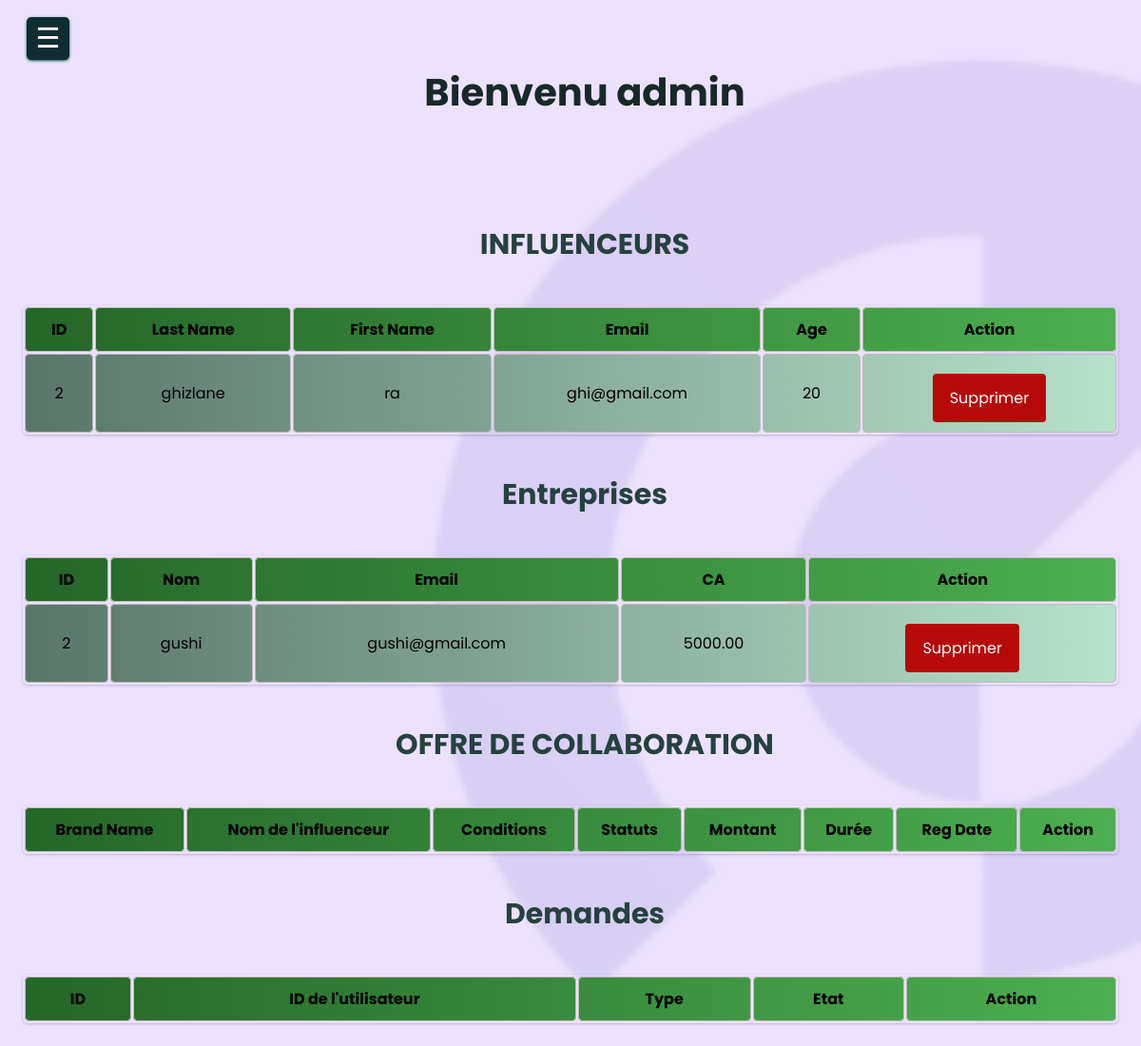
/dashboardadmin.php (signed in), run on an earlier commit of the app's database.
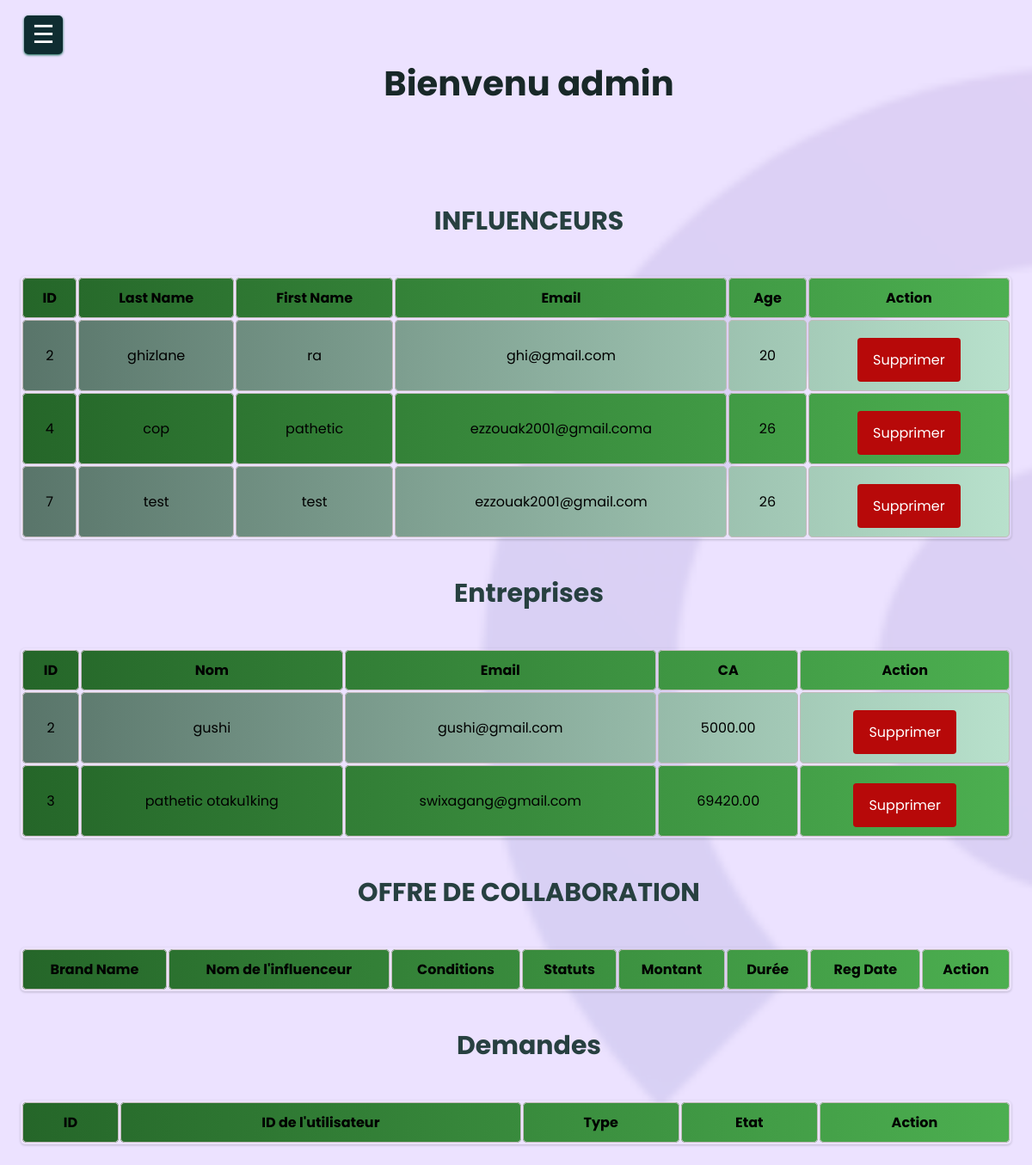
And on a later commit of the database.
### tables this page shows
CREATE TABLE `influencer` (
  `id` int(11) NOT NULL,
  `nom` varchar(50) NOT NULL,
  `prenom` varchar(50) NOT NULL,
  `age` int(11) DEFAULT NULL,
  `telephone` varchar(20) DEFAULT NULL,
  `email` varchar(100) NOT NULL,
  `insta` varchar(50) DEFAULT NULL,
  `fcbk` varchar(50) DEFAULT NULL,
  `youtube` varchar(50) DEFAULT NULL,
  `domaine` varchar(50) DEFAULT NULL,
  `abonne` text DEFAULT NULL,
  `password` varchar(100) NOT NULL,
  `pfp` varchar(255) DEFAULT NULL
);

CREATE TABLE `entreprise` (
  `id` int(11) NOT NULL,
  `nom` varchar(255) NOT NULL,
  `telephone` varchar(20) DEFAULT NULL,
  `email` varchar(255) NOT NULL,
  `logo` varchar(255) DEFAULT NULL,
  `site` varchar(255) DEFAULT NULL,
  `ca` decimal(20,2) DEFAULT NULL,
  `domaine` varchar(255) DEFAULT NULL,
  `password` varchar(255) NOT NULL
);

### dashboardadmin.php (the view, shortened to what this page needs)
<?php
include 'database.php';
if (isset($_SESSION['username'])) {
    $name=$_SESSION['username'];
} else {
    header('Location: admin.php');
}
?>
<!DOCTYPE html>
<html lang="en">
<head>
  <link rel="stylesheet" href="./css/admindash.css">
    <link rel="stylesheet" href="https://cdnjs.cloudflare.com/ajax/libs/font-awesome/4.7.0/css/font-awesome.min.css">
</head>
<body>
<label for="check">
    <div id="btn">&#9776;</div>
</label>
    <div class="main">
    <h1>
        Bienvenu <?php echo $name; ?>
    </h1><br>
    <h2>INFLUENCEURS</h2>
<?php
$sql = "SELECT * FROM influencer";
$result = mysqli_query($conn, $sql);
echo "<div class='container'>";
echo "<table>";
echo "<tr><th>ID</th><th>Last Name</th><th>First Name</th><th>Email</th><th>Age</th><th>Action</th></tr>";
foreach ($result as $row) {
    echo "<tr>";
    echo "<td>" . $row['id'] . "</td>";
    echo "<td>".$row['nom']."</td>";
    echo "<td>".$row['prenom']."</td>";
    echo "<td>".$row['email']."</td>";
    echo "<td>".$row['age']."</td>";
    echo "<td>";
    echo "<form method='post'>";
    echo "<input type='submit' class='delete-btn' name='delete_influencer' value='Supprimer'>";
    echo "</form>";
    echo "</td>";
    echo "</tr>";
}
echo "</table>";
echo "</div>";
echo "<h2>Entreprises</h2>";
$sql = "SELECT * FROM entreprise";
$result = mysqli_query($conn, $sql);
echo "<div class='container'>";
echo "<table>";
echo "<tr><th>ID</th><th>Nom</th><th>Email</th><th>CA</th><th>Action</th></tr>";
foreach ($result as $row) {
    echo "<tr>";
    echo "<td>" . $row['id'] . "</td>";
    echo "<td>".$row['nom']."</td>";
    echo "<td>".$row['email']."</td>";
    echo "<td>".$row['ca']."</td>";
    echo "<td>";
    echo "<form method='post'>";
    echo "<input type='submit' class='delete-btn' name='delete_brand' value='Supprimer'>";
    echo "</form>";
    echo "</td>";
    echo "</tr>";
}
echo "</table>";
echo "</div>";
echo "<h2>OFFRE DE COLLABORATION</h2>";
echo "<div class='container'>";
echo "<table>";
echo "<th>Brand Name</th><th>Nom de l'influenceur</th><th>Conditions</th><th>Statuts</th><th>Montant</th><th>Durée</th><th>Reg Date</th><th>Action</th></tr>";
echo "</table>";
echo "</div>";
echo "<h2>Demandes</h2>";
echo "<div class='container'>";
echo "<table>";
echo "<th>ID</th><th>ID de l'utilisateur</th><th>Type</th><th>Etat</th><th>Action</th></tr>";
echo "</table>";
echo "</div>";
?>
</div>
</body>
</html>

What changed in the data, as far as the page shows it:
added influencer: id "4", nom "cop", prenom "pathetic", email "ezzouak2001@gmail.coma", age "26"
added influencer: id "7", nom "test", prenom "test", email "ezzouak2001@gmail.com", age "26"
added entreprise: id "3", nom "pathetic otaku1king", email "swixagang@gmail.com", ca "69420.00"
